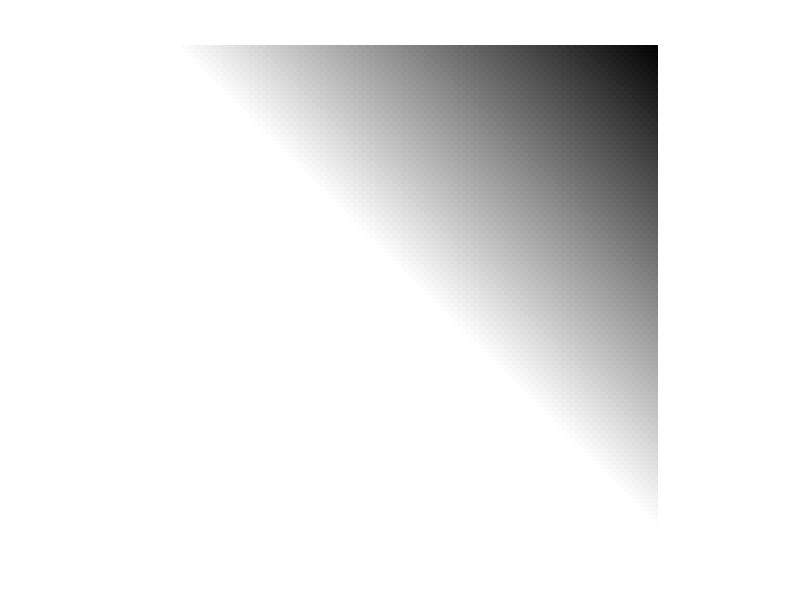

Write MATLAB code to recreate this figure. (Note: this script raises an error after producing the figure.)
clear all;
close all;
clc;

%% preperation:
%getting image pixels by loop:
im=zeros(127,127);
for x=1:127
    for y=1:127
        im(y,x)=(128-x+y);
    end;
end;
imshow(im,[]);

%now getting the same with meshgrid:
[X Y]=meshgrid(1:1:127);
im=(128-X+Y);
imshow(im,[]);

figure(1);imshow(im,[0 127]); impixelinfo;
figure(2);imshow(im,[50 150]);impixelinfo;
figure(3);imshow(im,[150 255]); impixelinfo;
figure(4);imshow(im,[]); impixelinfo;

%% lab2:
level=200;
window=50;
new_im=im;
for x=1:127
    for y=1:127
        if(im(y,x)>(level+window/2))
            new_im(y,x)=255;
        elseif  (im(y,x)<(level-window/2))
            new_im(y,x)=0;
        end;
    end;
end;

figure(5);
plot(im,new_im);
title('old image pixels as function of new after converting');
xlabel('old image pixels');
ylabel('new image pixels after converting');

figure(6);imshow(new_im,[]); impixelinfo;

%% lab3:

BW = ([1 1 0 ; 1 1 0 ; 0 0 1]);
CC1 = bwconncomp(BW, 4);
CC2 = bwconncomp(BW, 8);
figure(7);imshow(BW); 

BW = imread('text.png');

new_im2=im;
for x=1:127
    for y=1:127
        if(im(y,x)>50)
            new_im2(y,x)=255;
        elseif  (im(y,x)<=50)
            new_im2(y,x)=0;
        end;
    end;
end;

figure(8);
plot(im,new_im2);
title('old image pixels as function of new after converting');
xlabel('old image pixels');
ylabel('new image pixels after converting');

figure(9); histogram(im);
figure(10); histogram(new_im2);